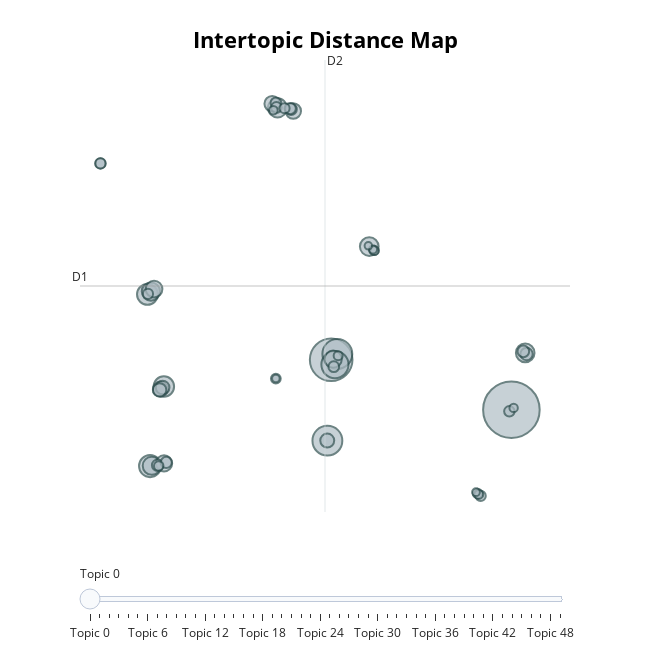

Here is the notebook cell this chart was saved with:
### Code cell
# Topics visualization
topic_model_real.visualize_topics(custom_labels=True)

### Figure 1 — Plotly figure (JSON) as saved in the notebook; plotly's stock layout.template omitted (floating-point values rounded to 4 significant figures; data arrays with more than 128 entries replaced by an {"elided": "..."} marker saying what was removed)
{"data": [{"customdata": {"elided": "50x3 mixed values"}, "hovertemplate": "<b>Topic %{customdata[0]}</b><br>%{customdata[1]}<br>Size: %{customdata[2]}", "legendgroup": "", "marker": {"color": "#B0BEC5", "line": {"color": "DarkSlateGrey", "width": 2}, "size": [905, 513, 253, 252, 209, 138, 123, 118, 104, 99, 98, 95, 93, 84, 79, 75, 68, 68, 63, 55, 53, 51, 43, 38, 37, 37, 36, 35, 33, 33, 32, 31, 31, 30, 29, 29, 29, 27, 26, 25, 25, 23, 23, 21, 20, 20, 19, 17, 16, 16], "sizemode": "area", "sizeref": 0.5656, "symbol": "circle"}, "mode": "markers", "name": "", "orientation": "v", "showlegend": false, "type": "scatter", "x": [18.12, 6.23, 6.636, 5.98, 6.479, -5.716, -5.89, -4.807, 2.69, 8.743, 19.03, -5.661, -5.605, 6.361, -5.455, -4.796, 2.338, 3.729, -5.04, 5.971, -4.889, -5.088, 19.12, 18.91, -5.218, 3.589, 3.526, -4.652, 2.587, 6.401, 2.616, 17.98, -8.991, 16.09, 3.155, -8.991, -5.854, 2.58, 15.89, -5.148, 9.063, 6.691, 15.97, 2.418, 18.27, 9.085, 8.987, 15.78, 2.581, 8.683], "xaxis": "x", "y": [-1.721, 2.389, 2.871, -4.275, 1.994, -6.37, 7.783, 0.1878, 23.14, 11.72, 2.955, 8.012, -6.344, 2.435, 8.218, -6.145, 23.49, 22.89, -0.0445, -4.266, 0.1059, -0.0923, 2.867, 3.079, -6.294, 23.03, 23.09, -6.068, 23.56, 1.818, 23.18, -1.855, 18.57, -8.828, 23.11, 18.57, 7.819, 0.8379, -8.629, -6.361, 11.4, 2.726, -8.704, 22.95, -1.574, 11.38, 11.48, -8.523, 0.8387, 11.78], "yaxis": "y"}], "layout": {"annotations": [{"showarrow": false, "text": "D1", "x": -10.34, "y": 8.468, "yshift": 10}, {"showarrow": false, "text": "D2", "x": 5.823, "xshift": 10, "y": 27.09}], "height": 650, "hoverlabel": {"bgcolor": "white", "font": {"family": "Rockwell", "size": 16}}, "legend": {"itemsizing": "constant", "tracegroupgap": 0}, "margin": {"t": 60}, "shapes": [{"line": {"color": "#CFD8DC", "width": 2}, "type": "line", "x0": 5.823, "x1": 5.823, "y0": -10.15, "y1": 27.09}, {"line": {"color": "#9E9E9E", "width": 2}, "type": "line", "x0": -10.34, "x1": 21.98, "y0": 8.468, "y1": 8.468}], "sliders": [{"active": 0, "pad": {"t": 50}, "steps": [{"args": [{"marker.color": [["red", "#B0BEC5", "#B0BEC5", "#B0BEC5", "#B0BEC5", "#B0BEC5", "#B0BEC5", "#B0BEC5", "#B0BEC5", "#B0BEC5", "#B0BEC5", "#B0BEC5", "#B0BEC5", "#B0BEC5", "#B0BEC5", "#B0BEC5", "#B0BEC5", "#B0BEC5", "#B0BEC5", "#B0BEC5", "#B0BEC5", "#B0BEC5", "#B0BEC5", "#B0BEC5", "#B0BEC5", "#B0BEC5", "#B0BEC5", "#B0BEC5", "#B0BEC5", "#B0BEC5", "#B0BEC5", "#B0BEC5", "#B0BEC5", "#B0BEC5", "#B0BEC5", "#B0BEC5", "#B0BEC5", "#B0BEC5", "#B0BEC5", "#B0BEC5", "#B0BEC5", "#B0BEC5", "#B0BEC5", "#B0BEC5", "#B0BEC5", "#B0BEC5", "#B0BEC5", "#B0BEC5", "#B0BEC5", "#B0BEC5"]]}], "label": "Topic 0", "method": "update"}, {"args": [{"marker.color": [["#B0BEC5", "red", "#B0BEC5", "#B0BEC5", "#B0BEC5", "#B0BEC5", "#B0BEC5", "#B0BEC5", "#B0BEC5", "#B0BEC5", "#B0BEC5", "#B0BEC5", "#B0BEC5", "#B0BEC5", "#B0BEC5", "#B0BEC5", "#B0BEC5", "#B0BEC5", "#B0BEC5", "#B0BEC5", "#B0BEC5", "#B0BEC5", "#B0BEC5", "#B0BEC5", "#B0BEC5", "#B0BEC5", "#B0BEC5", "#B0BEC5", "#B0BEC5", "#B0BEC5", "#B0BEC5", "#B0BEC5", "#B0BEC5", "#B0BEC5", "#B0BEC5", "#B0BEC5", "#B0BEC5", "#B0BEC5", "#B0BEC5", "#B0BEC5", "#B0BEC5", "#B0BEC5", "#B0BEC5", "#B0BEC5", "#B0BEC5", "#B0BEC5", "#B0BEC5", "#B0BEC5", "#B0BEC5", "#B0BEC5"]]}], "label": "Topic 1", "method": "update"}, {"args": [{"marker.color": [["#B0BEC5", "#B0BEC5", "red", "#B0BEC5", "#B0BEC5", "#B0BEC5", "#B0BEC5", "#B0BEC5", "#B0BEC5", "#B0BEC5", "#B0BEC5", "#B0BEC5", "#B0BEC5", "#B0BEC5", "#B0BEC5", "#B0BEC5", "#B0BEC5", "#B0BEC5", "#B0BEC5", "#B0BEC5", "#B0BEC5", "#B0BEC5", "#B0BEC5", "#B0BEC5", "#B0BEC5", "#B0BEC5", "#B0BEC5", "#B0BEC5", "#B0BEC5", "#B0BEC5", "#B0BEC5", "#B0BEC5", "#B0BEC5", "#B0BEC5", "#B0BEC5", "#B0BEC5", "#B0BEC5", "#B0BEC5", "#B0BEC5", "#B0BEC5", "#B0BEC5", "#B0BEC5", "#B0BEC5", "#B0BEC5", "#B0BEC5", "#B0BEC5", "#B0BEC5", "#B0BEC5", "#B0BEC5", "#B0BEC5"]]}], "label": "Topic 2", "method": "update"}, {"args": [{"marker.color": [["#B0BEC5", "#B0BEC5", "#B0BEC5", "red", "#B0BEC5", "#B0BEC5", "#B0BEC5", "#B0BEC5", "#B0BEC5", "#B0BEC5", "#B0BEC5", "#B0BEC5", "#B0BEC5", "#B0BEC5", "#B0BEC5", "#B0BEC5", "#B0BEC5", "#B0BEC5", "#B0BEC5", "#B0BEC5", "#B0BEC5", "#B0BEC5", "#B0BEC5", "#B0BEC5", "#B0BEC5", "#B0BEC5", "#B0BEC5", "#B0BEC5", "#B0BEC5", "#B0BEC5", "#B0BEC5", "#B0BEC5", "#B0BEC5", "#B0BEC5", "#B0BEC5", "#B0BEC5", "#B0BEC5", "#B0BEC5", "#B0BEC5", "#B0BEC5", "#B0BEC5", "#B0BEC5", "#B0BEC5", "#B0BEC5", "#B0BEC5", "#B0BEC5", "#B0BEC5", "#B0BEC5", "#B0BEC5", "#B0BEC5"]]}], "label": "Topic 3", "method": "update"}, {"args": [{"marker.color": [["#B0BEC5", "#B0BEC5", "#B0BEC5", "#B0BEC5", "red", "#B0BEC5", "#B0BEC5", "#B0BEC5", "#B0BEC5", "#B0BEC5", "#B0BEC5", "#B0BEC5", "#B0BEC5", "#B0BEC5", "#B0BEC5", "#B0BEC5", "#B0BEC5", "#B0BEC5", "#B0BEC5", "#B0BEC5", "#B0BEC5", "#B0BEC5", "#B0BEC5", "#B0BEC5", "#B0BEC5", "#B0BEC5", "#B0BEC5", "#B0BEC5", "#B0BEC5", "#B0BEC5", "#B0BEC5", "#B0BEC5", "#B0BEC5", "#B0BEC5", "#B0BEC5", "#B0BEC5", "#B0BEC5", "#B0BEC5", "#B0BEC5", "#B0BEC5", "#B0BEC5", "#B0BEC5", "#B0BEC5", "#B0BEC5", "#B0BEC5", "#B0BEC5", "#B0BEC5", "#B0BEC5", "#B0BEC5", "#B0BEC5"]]}], "label": "Topic 4", "method": "update"}, {"args": [{"marker.color": [["#B0BEC5", "#B0BEC5", "#B0BEC5", "#B0BEC5", "#B0BEC5", "red", "#B0BEC5", "#B0BEC5", "#B0BEC5", "#B0BEC5", "#B0BEC5", "#B0BEC5", "#B0BEC5", "#B0BEC5", "#B0BEC5", "#B0BEC5", "#B0BEC5", "#B0BEC5", "#B0BEC5", "#B0BEC5", "#B0BEC5", "#B0BEC5", "#B0BEC5", "#B0BEC5", "#B0BEC5", "#B0BEC5", "#B0BEC5", "#B0BEC5", "#B0BEC5", "#B0BEC5", "#B0BEC5", "#B0BEC5", "#B0BEC5", "#B0BEC5", "#B0BEC5", "#B0BEC5", "#B0BEC5", "#B0BEC5", "#B0BEC5", "#B0BEC5", "#B0BEC5", "#B0BEC5", "#B0BEC5", "#B0BEC5", "#B0BEC5", "#B0BEC5", "#B0BEC5", "#B0BEC5", "#B0BEC5", "#B0BEC5"]]}], "label": "Topic 5", "method": "update"}, {"args": [{"marker.color": [["#B0BEC5", "#B0BEC5", "#B0BEC5", "#B0BEC5", "#B0BEC5", "#B0BEC5", "red", "#B0BEC5", "#B0BEC5", "#B0BEC5", "#B0BEC5", "#B0BEC5", "#B0BEC5", "#B0BEC5", "#B0BEC5", "#B0BEC5", "#B0BEC5", "#B0BEC5", "#B0BEC5", "#B0BEC5", "#B0BEC5", "#B0BEC5", "#B0BEC5", "#B0BEC5", "#B0BEC5", "#B0BEC5", "#B0BEC5", "#B0BEC5", "#B0BEC5", "#B0BEC5", "#B0BEC5", "#B0BEC5", "#B0BEC5", "#B0BEC5", "#B0BEC5", "#B0BEC5", "#B0BEC5", "#B0BEC5", "#B0BEC5", "#B0BEC5", "#B0BEC5", "#B0BEC5", "#B0BEC5", "#B0BEC5", "#B0BEC5", "#B0BEC5", "#B0BEC5", "#B0BEC5", "#B0BEC5", "#B0BEC5"]]}], "label": "Topic 6", "method": "update"}, {"args": [{"marker.color": [["#B0BEC5", "#B0BEC5", "#B0BEC5", "#B0BEC5", "#B0BEC5", "#B0BEC5", "#B0BEC5", "red", "#B0BEC5", "#B0BEC5", "#B0BEC5", "#B0BEC5", "#B0BEC5", "#B0BEC5", "#B0BEC5", "#B0BEC5", "#B0BEC5", "#B0BEC5", "#B0BEC5", "#B0BEC5", "#B0BEC5", "#B0BEC5", "#B0BEC5", "#B0BEC5", "#B0BEC5", "#B0BEC5", "#B0BEC5", "#B0BEC5", "#B0BEC5", "#B0BEC5", "#B0BEC5", "#B0BEC5", "#B0BEC5", "#B0BEC5", "#B0BEC5", "#B0BEC5", "#B0BEC5", "#B0BEC5", "#B0BEC5", "#B0BEC5", "#B0BEC5", "#B0BEC5", "#B0BEC5", "#B0BEC5", "#B0BEC5", "#B0BEC5", "#B0BEC5", "#B0BEC5", "#B0BEC5", "#B0BEC5"]]}], "label": "Topic 7", "method": "update"}, {"args": [{"marker.color": [["#B0BEC5", "#B0BEC5", "#B0BEC5", "#B0BEC5", "#B0BEC5", "#B0BEC5", "#B0BEC5", "#B0BEC5", "red", "#B0BEC5", "#B0BEC5", "#B0BEC5", "#B0BEC5", "#B0BEC5", "#B0BEC5", "#B0BEC5", "#B0BEC5", "#B0BEC5", "#B0BEC5", "#B0BEC5", "#B0BEC5", "#B0BEC5", "#B0BEC5", "#B0BEC5", "#B0BEC5", "#B0BEC5", "#B0BEC5", "#B0BEC5", "#B0BEC5", "#B0BEC5", "#B0BEC5", "#B0BEC5", "#B0BEC5", "#B0BEC5", "#B0BEC5", "#B0BEC5", "#B0BEC5", "#B0BEC5", "#B0BEC5", "#B0BEC5", "#B0BEC5", "#B0BEC5", "#B0BEC5", "#B0BEC5", "#B0BEC5", "#B0BEC5", "#B0BEC5", "#B0BEC5", "#B0BEC5", "#B0BEC5"]]}], "label": "Topic 8", "method": "update"}, {"args": [{"marker.color": [["#B0BEC5", "#B0BEC5", "#B0BEC5", "#B0BEC5", "#B0BEC5", "#B0BEC5", "#B0BEC5", "#B0BEC5", "#B0BEC5", "red", "#B0BEC5", "#B0BEC5", "#B0BEC5", "#B0BEC5", "#B0BEC5", "#B0BEC5", "#B0BEC5", "#B0BEC5", "#B0BEC5", "#B0BEC5", "#B0BEC5", "#B0BEC5", "#B0BEC5", "#B0BEC5", "#B0BEC5", "#B0BEC5", "#B0BEC5", "#B0BEC5", "#B0BEC5", "#B0BEC5", "#B0BEC5", "#B0BEC5", "#B0BEC5", "#B0BEC5", "#B0BEC5", "#B0BEC5", "#B0BEC5", "#B0BEC5", "#B0BEC5", "#B0BEC5", "#B0BEC5", "#B0BEC5", "#B0BEC5", "#B0BEC5", "#B0BEC5", "#B0BEC5", "#B0BEC5", "#B0BEC5", "#B0BEC5", "#B0BEC5"]]}], "label": "Topic 9", "method": "update"}, {"args": [{"marker.color": [["#B0BEC5", "#B0BEC5", "#B0BEC5", "#B0BEC5", "#B0BEC5", "#B0BEC5", "#B0BEC5", "#B0BEC5", "#B0BEC5", "#B0BEC5", "red", "#B0BEC5", "#B0BEC5", "#B0BEC5", "#B0BEC5", "#B0BEC5", "#B0BEC5", "#B0BEC5", "#B0BEC5", "#B0BEC5", "#B0BEC5", "#B0BEC5", "#B0BEC5", "#B0BEC5", "#B0BEC5", "#B0BEC5", "#B0BEC5", "#B0BEC5", "#B0BEC5", "#B0BEC5", "#B0BEC5", "#B0BEC5", "#B0BEC5", "#B0BEC5", "#B0BEC5", "#B0BEC5", "#B0BEC5", "#B0BEC5", "#B0BEC5", "#B0BEC5", "#B0BEC5", "#B0BEC5", "#B0BEC5", "#B0BEC5", "#B0BEC5", "#B0BEC5", "#B0BEC5", "#B0BEC5", "#B0BEC5", "#B0BEC5"]]}], "label": "Topic 10", "method": "update"}, {"args": [{"marker.color": [["#B0BEC5", "#B0BEC5", "#B0BEC5", "#B0BEC5", "#B0BEC5", "#B0BEC5", "#B0BEC5", "#B0BEC5", "#B0BEC5", "#B0BEC5", "#B0BEC5", "red", "#B0BEC5", "#B0BEC5", "#B0BEC5", "#B0BEC5", "#B0BEC5", "#B0BEC5", "#B0BEC5", "#B0BEC5", "#B0BEC5", "#B0BEC5", "#B0BEC5", "#B0BEC5", "#B0BEC5", "#B0BEC5", "#B0BEC5", "#B0BEC5", "#B0BEC5", "#B0BEC5", "#B0BEC5", "#B0BEC5", "#B0BEC5", "#B0BEC5", "#B0BEC5", "#B0BEC5", "#B0BEC5", "#B0BEC5", "#B0BEC5", "#B0BEC5", "#B0BEC5", "#B0BEC5", "#B0BEC5", "#B0BEC5", "#B0BEC5", "#B0BEC5", "#B0BEC5", "#B0BEC5", "#B0BEC5", "#B0BEC5"]]}], "label": "Topic 11", "method": "update"}, {"args": [{"marker.color": [["#B0BEC5", "#B0BEC5", "#B0BEC5", "#B0BEC5", "#B0BEC5", "#B0BEC5", "#B0BEC5", "#B0BEC5", "#B0BEC5", "#B0BEC5", "#B0BEC5", "#B0BEC5", "red", "#B0BEC5", "#B0BEC5", "#B0BEC5", "#B0BEC5", "#B0BEC5", "#B0BEC5", "#B0BEC5", "#B0BEC5", "#B0BEC5", "#B0BEC5", "#B0BEC5", "#B0BEC5", "#B0BEC5", "#B0BEC5", "#B0BEC5", "#B0BEC5", "#B0BEC5", "#B0BEC5", "#B0BEC5", "#B0BEC5", "#B0BEC5", "#B0BEC5", "#B0BEC5", "#B0BEC5", "#B0BEC5", "#B0BEC5", "#B0BEC5", "#B0BEC5", "#B0BEC5", "#B0BEC5", "#B0BEC5", "#B0BEC5", "#B0BEC5", "#B0BEC5", "#B0BEC5", "#B0BEC5", "#B0BEC5"]]}], "label": "Topic 12", "method": "update"}, {"args": [{"marker.color": [["#B0BEC5", "#B0BEC5", "#B0BEC5", "#B0BEC5", "#B0BEC5", "#B0BEC5", "#B0BEC5", "#B0BEC5", "#B0BEC5", "#B0BEC5", "#B0BEC5", "#B0BEC5", "#B0BEC5", "red", "#B0BEC5", "#B0BEC5", "#B0BEC5", "#B0BEC5", "#B0BEC5", "#B0BEC5", "#B0BEC5", "#B0BEC5", "#B0BEC5", "#B0BEC5", "#B0BEC5", "#B0BEC5", "#B0BEC5", "#B0BEC5", "#B0BEC5", "#B0BEC5", "#B0BEC5", "#B0BEC5", "#B0BEC5", "#B0BEC5", "#B0BEC5", "#B0BEC5", "#B0BEC5", "#B0BEC5", "#B0BEC5", "#B0BEC5", "#B0BEC5", "#B0BEC5", "#B0BEC5", "#B0BEC5", "#B0BEC5", "#B0BEC5", "#B0BEC5", "#B0BEC5", "#B0BEC5", "#B0BEC5"]]}], "label": "Topic 13", "method": "update"}, {"args": [{"marker.color": [["#B0BEC5", "#B0BEC5", "#B0BEC5", "#B0BEC5", "#B0BEC5", "#B0BEC5", "#B0BEC5", "#B0BEC5", "#B0BEC5", "#B0BEC5", "#B0BEC5", "#B0BEC5", "#B0BEC5", "#B0BEC5", "red", "#B0BEC5", "#B0BEC5", "#B0BEC5", "#B0BEC5", "#B0BEC5", "#B0BEC5", "#B0BEC5", "#B0BEC5", "#B0BEC5", "#B0BEC5", "#B0BEC5", "#B0BEC5", "#B0BEC5", "#B0BEC5", "#B0BEC5", "#B0BEC5", "#B0BEC5", "#B0BEC5", "#B0BEC5", "#B0BEC5", "#B0BEC5", "#B0BEC5", "#B0BEC5", "#B0BEC5", "#B0BEC5", "#B0BEC5", "#B0BEC5", "#B0BEC5", "#B0BEC5", "#B0BEC5", "#B0BEC5", "#B0BEC5", "#B0BEC5", "#B0BEC5", "#B0BEC5"]]}], "label": "Topic 14", "method": "update"}, {"args": [{"marker.color": [["#B0BEC5", "#B0BEC5", "#B0BEC5", "#B0BEC5", "#B0BEC5", "#B0BEC5", "#B0BEC5", "#B0BEC5", "#B0BEC5", "#B0BEC5", "#B0BEC5", "#B0BEC5", "#B0BEC5", "#B0BEC5", "#B0BEC5", "red", "#B0BEC5", "#B0BEC5", "#B0BEC5", "#B0BEC5", "#B0BEC5", "#B0BEC5", "#B0BEC5", "#B0BEC5", "#B0BEC5", "#B0BEC5", "#B0BEC5", "#B0BEC5", "#B0BEC5", "#B0BEC5", "#B0BEC5", "#B0BEC5", "#B0BEC5", "#B0BEC5", "#B0BEC5", "#B0BEC5", "#B0BEC5", "#B0BEC5", "#B0BEC5", "#B0BEC5", "#B0BEC5", "#B0BEC5", "#B0BEC5", "#B0BEC5", "#B0BEC5", "#B0BEC5", "#B0BEC5", "#B0BEC5", "#B0BEC5", "#B0BEC5"]]}], "label": "Topic 15", "method": "update"}, {"args": [{"marker.color": [["#B0BEC5", "#B0BEC5", "#B0BEC5", "#B0BEC5", "#B0BEC5", "#B0BEC5", "#B0BEC5", "#B0BEC5", "#B0BEC5", "#B0BEC5", "#B0BEC5", "#B0BEC5", "#B0BEC5", "#B0BEC5", "#B0BEC5", "#B0BEC5", "red", "#B0BEC5", "#B0BEC5", "#B0BEC5", "#B0BEC5", "#B0BEC5", "#B0BEC5", "#B0BEC5", "#B0BEC5", "#B0BEC5", "#B0BEC5", "#B0BEC5", "#B0BEC5", "#B0BEC5", "#B0BEC5", "#B0BEC5", "#B0BEC5", "#B0BEC5", "#B0BEC5", "#B0BEC5", "#B0BEC5", "#B0BEC5", "#B0BEC5", "#B0BEC5", "#B0BEC5", "#B0BEC5", "#B0BEC5", "#B0BEC5", "#B0BEC5", "#B0BEC5", "#B0BEC5", "#B0BEC5", "#B0BEC5", "#B0BEC5"]]}], "label": "Topic 16", "method": "update"}, {"args": [{"marker.color": [["#B0BEC5", "#B0BEC5", "#B0BEC5", "#B0BEC5", "#B0BEC5", "#B0BEC5", "#B0BEC5", "#B0BEC5", "#B0BEC5", "#B0BEC5", "#B0BEC5", "#B0BEC5", "#B0BEC5", "#B0BEC5", "#B0BEC5", "#B0BEC5", "#B0BEC5", "red", "#B0BEC5", "#B0BEC5", "#B0BEC5", "#B0BEC5", "#B0BEC5", "#B0BEC5", "#B0BEC5", "#B0BEC5", "#B0BEC5", "#B0BEC5", "#B0BEC5", "#B0BEC5", "#B0BEC5", "#B0BEC5", "#B0BEC5", "#B0BEC5", "#B0BEC5", "#B0BEC5", "#B0BEC5", "#B0BEC5", "#B0BEC5", "#B0BEC5", "#B0BEC5", "#B0BEC5", "#B0BEC5", "#B0BEC5", "#B0BEC5", "#B0BEC5", "#B0BEC5", "#B0BEC5", "#B0BEC5", "#B0BEC5"]]}], "label": "Topic 17", "method": "update"}, {"args": [{"marker.color": [["#B0BEC5", "#B0BEC5", "#B0BEC5", "#B0BEC5", "#B0BEC5", "#B0BEC5", "#B0BEC5", "#B0BEC5", "#B0BEC5", "#B0BEC5", "#B0BEC5", "#B0BEC5", "#B0BEC5", "#B0BEC5", "#B0BEC5", "#B0BEC5", "#B0BEC5", "#B0BEC5", "red", "#B0BEC5", "#B0BEC5", "#B0BEC5", "#B0BEC5", "#B0BEC5", "#B0BEC5", "#B0BEC5", "#B0BEC5", "#B0BEC5", "#B0BEC5", "#B0BEC5", "#B0BEC5", "#B0BEC5", "#B0BEC5", "#B0BEC5", "#B0BEC5", "#B0BEC5", "#B0BEC5", "#B0BEC5", "#B0BEC5", "#B0BEC5", "#B0BEC5", "#B0BEC5", "#B0BEC5", "#B0BEC5", "#B0BEC5", "#B0BEC5", "#B0BEC5", "#B0BEC5", "#B0BEC5", "#B0BEC5"]]}], "label": "Topic 18", "method": "update"}, {"args": [{"marker.color": [["#B0BEC5", "#B0BEC5", "#B0BEC5", "#B0BEC5", "#B0BEC5", "#B0BEC5", "#B0BEC5", "#B0BEC5", "#B0BEC5", "#B0BEC5", "#B0BEC5", "#B0BEC5", "#B0BEC5", "#B0BEC5", "#B0BEC5", "#B0BEC5", "#B0BEC5", "#B0BEC5", "#B0BEC5", "red", "#B0BEC5", "#B0BEC5", "#B0BEC5", "#B0BEC5", "#B0BEC5", "#B0BEC5", "#B0BEC5", "#B0BEC5", "#B0BEC5", "#B0BEC5", "#B0BEC5", "#B0BEC5", "#B0BEC5", "#B0BEC5", "#B0BEC5", "#B0BEC5", "#B0BEC5", "#B0BEC5", "#B0BEC5", "#B0BEC5", "#B0BEC5", "#B0BEC5", "#B0BEC5", "#B0BEC5", "#B0BEC5", "#B0BEC5", "#B0BEC5", "#B0BEC5", "#B0BEC5", "#B0BEC5"]]}], "label": "Topic 19", "method": "update"}, {"args": [{"marker.color": [["#B0BEC5", "#B0BEC5", "#B0BEC5", "#B0BEC5", "#B0BEC5", "#B0BEC5", "#B0BEC5", "#B0BEC5", "#B0BEC5", "#B0BEC5", "#B0BEC5", "#B0BEC5", "#B0BEC5", "#B0BEC5", "#B0BEC5", "#B0BEC5", "#B0BEC5", "#B0BEC5", "#B0BEC5", "#B0BEC5", "red", "#B0BEC5", "#B0BEC5", "#B0BEC5", "#B0BEC5", "#B0BEC5", "#B0BEC5", "#B0BEC5", "#B0BEC5", "#B0BEC5", "#B0BEC5", "#B0BEC5", "#B0BEC5", "#B0BEC5", "#B0BEC5", "#B0BEC5", "#B0BEC5", "#B0BEC5", "#B0BEC5", "#B0BEC5", "#B0BEC5", "#B0BEC5", "#B0BEC5", "#B0BEC5", "#B0BEC5", "#B0BEC5", "#B0BEC5", "#B0BEC5", "#B0BEC5", "#B0BEC5"]]}], "label": "Topic 20", "method": "update"}, {"args": [{"marker.color": [["#B0BEC5", "#B0BEC5", "#B0BEC5", "#B0BEC5", "#B0BEC5", "#B0BEC5", "#B0BEC5", "#B0BEC5", "#B0BEC5", "#B0BEC5", "#B0BEC5", "#B0BEC5", "#B0BEC5", "#B0BEC5", "#B0BEC5", "#B0BEC5", "#B0BEC5", "#B0BEC5", "#B0BEC5", "#B0BEC5", "#B0BEC5", "red", "#B0BEC5", "#B0BEC5", "#B0BEC5", "#B0BEC5", "#B0BEC5", "#B0BEC5", "#B0BEC5", "#B0BEC5", "#B0BEC5", "#B0BEC5", "#B0BEC5", "#B0BEC5", "#B0BEC5", "#B0BEC5", "#B0BEC5", "#B0BEC5", "#B0BEC5", "#B0BEC5", "#B0BEC5", "#B0BEC5", "#B0BEC5", "#B0BEC5", "#B0BEC5", "#B0BEC5", "#B0BEC5", "#B0BEC5", "#B0BEC5", "#B0BEC5"]]}], "label": "Topic 21", "method": "update"}, {"args": [{"marker.color": [["#B0BEC5", "#B0BEC5", "#B0BEC5", "#B0BEC5", "#B0BEC5", "#B0BEC5", "#B0BEC5", "#B0BEC5", "#B0BEC5", "#B0BEC5", "#B0BEC5", "#B0BEC5", "#B0BEC5", "#B0BEC5", "#B0BEC5", "#B0BEC5", "#B0BEC5", "#B0BEC5", "#B0BEC5", "#B0BEC5", "#B0BEC5", "#B0BEC5", "red", "#B0BEC5", "#B0BEC5", "#B0BEC5", "#B0BEC5", "#B0BEC5", "#B0BEC5", "#B0BEC5", "#B0BEC5", "#B0BEC5", "#B0BEC5", "#B0BEC5", "#B0BEC5", "#B0BEC5", "#B0BEC5", "#B0BEC5", "#B0BEC5", "#B0BEC5", "#B0BEC5", "#B0BEC5", "#B0BEC5", "#B0BEC5", "#B0BEC5", "#B0BEC5", "#B0BEC5", "#B0BEC5", "#B0BEC5", "#B0BEC5"]]}], "label": "Topic 22", "method": "update"}, {"args": [{"marker.color": [["#B0BEC5", "#B0BEC5", "#B0BEC5", "#B0BEC5", "#B0BEC5", "#B0BEC5", "#B0BEC5", "#B0BEC5", "#B0BEC5", "#B0BEC5", "#B0BEC5", "#B0BEC5", "#B0BEC5", "#B0BEC5", "#B0BEC5", "#B0BEC5", "#B0BEC5", "#B0BEC5", "#B0BEC5", "#B0BEC5", "#B0BEC5", "#B0BEC5", "#B0BEC5", "red", "#B0BEC5", "#B0BEC5", "#B0BEC5", "#B0BEC5", "#B0BEC5", "#B0BEC5", "#B0BEC5", "#B0BEC5", "#B0BEC5", "#B0BEC5", "#B0BEC5", "#B0BEC5", "#B0BEC5", "#B0BEC5", "#B0BEC5", "#B0BEC5", "#B0BEC5", "#B0BEC5", "#B0BEC5", "#B0BEC5", "#B0BEC5", "#B0BEC5", "#B0BEC5", "#B0BEC5", "#B0BEC5", "#B0BEC5"]]}], "label": "Topic 23", "method": "update"}, {"args": [{"marker.color": [["#B0BEC5", "#B0BEC5", "#B0BEC5", "#B0BEC5", "#B0BEC5", "#B0BEC5", "#B0BEC5", "#B0BEC5", "#B0BEC5", "#B0BEC5", "#B0BEC5", "#B0BEC5", "#B0BEC5", "#B0BEC5", "#B0BEC5", "#B0BEC5", "#B0BEC5", "#B0BEC5", "#B0BEC5", "#B0BEC5", "#B0BEC5", "#B0BEC5", "#B0BEC5", "#B0BEC5", "red", "#B0BEC5", "#B0BEC5", "#B0BEC5", "#B0BEC5", "#B0BEC5", "#B0BEC5", "#B0BEC5", "#B0BEC5", "#B0BEC5", "#B0BEC5", "#B0BEC5", "#B0BEC5", "#B0BEC5", "#B0BEC5", "#B0BEC5", "#B0BEC5", "#B0BEC5", "#B0BEC5", "#B0BEC5", "#B0BEC5", "#B0BEC5", "#B0BEC5", "#B0BEC5", "#B0BEC5", "#B0BEC5"]]}], "label": "Topic 24", "method": "update"}, {"args": [{"marker.color": [["#B0BEC5", "#B0BEC5", "#B0BEC5", "#B0BEC5", "#B0BEC5", "#B0BEC5", "#B0BEC5", "#B0BEC5", "#B0BEC5", "#B0BEC5", "#B0BEC5", "#B0BEC5", "#B0BEC5", "#B0BEC5", "#B0BEC5", "#B0BEC5", "#B0BEC5", "#B0BEC5", "#B0BEC5", "#B0BEC5", "#B0BEC5", "#B0BEC5", "#B0BEC5", "#B0BEC5", "#B0BEC5", "red", "#B0BEC5", "#B0BEC5", "#B0BEC5", "#B0BEC5", "#B0BEC5", "#B0BEC5", "#B0BEC5", "#B0BEC5", "#B0BEC5", "#B0BEC5", "#B0BEC5", "#B0BEC5", "#B0BEC5", "#B0BEC5", "#B0BEC5", "#B0BEC5", "#B0BEC5", "#B0BEC5", "#B0BEC5", "#B0BEC5", "#B0BEC5", "#B0BEC5", "#B0BEC5", "#B0BEC5"]]}], "label": "Topic 25", "method": "update"}, {"args": [{"marker.color": [["#B0BEC5", "#B0BEC5", "#B0BEC5", "#B0BEC5", "#B0BEC5", "#B0BEC5", "#B0BEC5", "#B0BEC5", "#B0BEC5", "#B0BEC5", "#B0BEC5", "#B0BEC5", "#B0BEC5", "#B0BEC5", "#B0BEC5", "#B0BEC5", "#B0BEC5", "#B0BEC5", "#B0BEC5", "#B0BEC5", "#B0BEC5", "#B0BEC5", "#B0BEC5", "#B0BEC5", "#B0BEC5", "#B0BEC5", "red", "#B0BEC5", "#B0BEC5", "#B0BEC5", "#B0BEC5", "#B0BEC5", "#B0BEC5", "#B0BEC5", "#B0BEC5", "#B0BEC5", "#B0BEC5", "#B0BEC5", "#B0BEC5", "#B0BEC5", "#B0BEC5", "#B0BEC5", "#B0BEC5", "#B0BEC5", "#B0BEC5", "#B0BEC5", "#B0BEC5", "#B0BEC5", "#B0BEC5", "#B0BEC5"]]}], "label": "Topic 26", "method": "update"}, {"args": [{"marker.color": [["#B0BEC5", "#B0BEC5", "#B0BEC5", "#B0BEC5", "#B0BEC5", "#B0BEC5", "#B0BEC5", "#B0BEC5", "#B0BEC5", "#B0BEC5", "#B0BEC5", "#B0BEC5", "#B0BEC5", "#B0BEC5", "#B0BEC5", "#B0BEC5", "#B0BEC5", "#B0BEC5", "#B0BEC5", "#B0BEC5", "#B0BEC5", "#B0BEC5", "#B0BEC5", "#B0BEC5", "#B0BEC5", "#B0BEC5", "#B0BEC5", "red", "#B0BEC5", "#B0BEC5", "#B0BEC5", "#B0BEC5", "#B0BEC5", "#B0BEC5", "#B0BEC5", "#B0BEC5", "#B0BEC5", "#B0BEC5", "#B0BEC5", "#B0BEC5", "#B0BEC5", "#B0BEC5", "#B0BEC5", "#B0BEC5", "#B0BEC5", "#B0BEC5", "#B0BEC5", "#B0BEC5", "#B0BEC5", "#B0BEC5"]]}], "label": "Topic 27", "method": "update"}, {"args": [{"marker.color": [["#B0BEC5", "#B0BEC5", "#B0BEC5", "#B0BEC5", "#B0BEC5", "#B0BEC5", "#B0BEC5", "#B0BEC5", "#B0BEC5", "#B0BEC5", "#B0BEC5", "#B0BEC5", "#B0BEC5", "#B0BEC5", "#B0BEC5", "#B0BEC5", "#B0BEC5", "#B0BEC5", "#B0BEC5", "#B0BEC5", "#B0BEC5", "#B0BEC5", "#B0BEC5", "#B0BEC5", "#B0BEC5", "#B0BEC5", "#B0BEC5", "#B0BEC5", "red", "#B0BEC5", "#B0BEC5", "#B0BEC5", "#B0BEC5", "#B0BEC5", "#B0BEC5", "#B0BEC5", "#B0BEC5", "#B0BEC5", "#B0BEC5", "#B0BEC5", "#B0BEC5", "#B0BEC5", "#B0BEC5", "#B0BEC5", "#B0BEC5", "#B0BEC5", "#B0BEC5", "#B0BEC5", "#B0BEC5", "#B0BEC5"]]}], "label": "Topic 28", "method": "update"}, {"args": [{"marker.color": [["#B0BEC5", "#B0BEC5", "#B0BEC5", "#B0BEC5", "#B0BEC5", "#B0BEC5", "#B0BEC5", "#B0BEC5", "#B0BEC5", "#B0BEC5", "#B0BEC5", "#B0BEC5", "#B0BEC5", "#B0BEC5", "#B0BEC5", "#B0BEC5", "#B0BEC5", "#B0BEC5", "#B0BEC5", "#B0BEC5", "#B0BEC5", "#B0BEC5", "#B0BEC5", "#B0BEC5", "#B0BEC5", "#B0BEC5", "#B0BEC5", "#B0BEC5", "#B0BEC5", "red", "#B0BEC5", "#B0BEC5", "#B0BEC5", "#B0BEC5", "#B0BEC5", "#B0BEC5", "#B0BEC5", "#B0BEC5", "#B0BEC5", "#B0BEC5", "#B0BEC5", "#B0BEC5", "#B0BEC5", "#B0BEC5", "#B0BEC5", "#B0BEC5", "#B0BEC5", "#B0BEC5", "#B0BEC5", "#B0BEC5"]]}], "label": "Topic 29", "method": "update"}, {"args": [{"marker.color": [["#B0BEC5", "#B0BEC5", "#B0BEC5", "#B0BEC5", "#B0BEC5", "#B0BEC5", "#B0BEC5", "#B0BEC5", "#B0BEC5", "#B0BEC5", "#B0BEC5", "#B0BEC5", "#B0BEC5", "#B0BEC5", "#B0BEC5", "#B0BEC5", "#B0BEC5", "#B0BEC5", "#B0BEC5", "#B0BEC5", "#B0BEC5", "#B0BEC5", "#B0BEC5", "#B0BEC5", "#B0BEC5", "#B0BEC5", "#B0BEC5", "#B0BEC5", "#B0BEC5", "#B0BEC5", "red", "#B0BEC5", "#B0BEC5", "#B0BEC5", "#B0BEC5", "#B0BEC5", "#B0BEC5", "#B0BEC5", "#B0BEC5", "#B0BEC5", "#B0BEC5", "#B0BEC5", "#B0BEC5", "#B0BEC5", "#B0BEC5", "#B0BEC5", "#B0BEC5", "#B0BEC5", "#B0BEC5", "#B0BEC5"]]}], "label": "Topic 30", "method": "update"}, {"args": [{"marker.color": [["#B0BEC5", "#B0BEC5", "#B0BEC5", "#B0BEC5", "#B0BEC5", "#B0BEC5", "#B0BEC5", "#B0BEC5", "#B0BEC5", "#B0BEC5", "#B0BEC5", "#B0BEC5", "#B0BEC5", "#B0BEC5", "#B0BEC5", "#B0BEC5", "#B0BEC5", "#B0BEC5", "#B0BEC5", "#B0BEC5", "#B0BEC5", "#B0BEC5", "#B0BEC5", "#B0BEC5", "#B0BEC5", "#B0BEC5", "#B0BEC5", "#B0BEC5", "#B0BEC5", "#B0BEC5", "#B0BEC5", "red", "#B0BEC5", "#B0BEC5", "#B0BEC5", "#B0BEC5", "#B0BEC5", "#B0BEC5", "#B0BEC5", "#B0BEC5", "#B0BEC5", "#B0BEC5", "#B0BEC5", "#B0BEC5", "#B0BEC5", "#B0BEC5", "#B0BEC5", "#B0BEC5", "#B0BEC5", "#B0BEC5"]]}], "label": "Topic 31", "method": "update"}, {"args": [{"marker.color": [["#B0BEC5", "#B0BEC5", "#B0BEC5", "#B0BEC5", "#B0BEC5", "#B0BEC5", "#B0BEC5", "#B0BEC5", "#B0BEC5", "#B0BEC5", "#B0BEC5", "#B0BEC5", "#B0BEC5", "#B0BEC5", "#B0BEC5", "#B0BEC5", "#B0BEC5", "#B0BEC5", "#B0BEC5", "#B0BEC5", "#B0BEC5", "#B0BEC5", "#B0BEC5", "#B0BEC5", "#B0BEC5", "#B0BEC5", "#B0BEC5", "#B0BEC5", "#B0BEC5", "#B0BEC5", "#B0BEC5", "#B0BEC5", "red", "#B0BEC5", "#B0BEC5", "#B0BEC5", "#B0BEC5", "#B0BEC5", "#B0BEC5", "#B0BEC5", "#B0BEC5", "#B0BEC5", "#B0BEC5", "#B0BEC5", "#B0BEC5", "#B0BEC5", "#B0BEC5", "#B0BEC5", "#B0BEC5", "#B0BEC5"]]}], "label": "Topic 32", "method": "update"}, {"args": [{"marker.color": [["#B0BEC5", "#B0BEC5", "#B0BEC5", "#B0BEC5", "#B0BEC5", "#B0BEC5", "#B0BEC5", "#B0BEC5", "#B0BEC5", "#B0BEC5", "#B0BEC5", "#B0BEC5", "#B0BEC5", "#B0BEC5", "#B0BEC5", "#B0BEC5", "#B0BEC5", "#B0BEC5", "#B0BEC5", "#B0BEC5", "#B0BEC5", "#B0BEC5", "#B0BEC5", "#B0BEC5", "#B0BEC5", "#B0BEC5", "#B0BEC5", "#B0BEC5", "#B0BEC5", "#B0BEC5", "#B0BEC5", "#B0BEC5", "#B0BEC5", "red", "#B0BEC5", "#B0BEC5", "#B0BEC5", "#B0BEC5", "#B0BEC5", "#B0BEC5", "#B0BEC5", "#B0BEC5", "#B0BEC5", "#B0BEC5", "#B0BEC5", "#B0BEC5", "#B0BEC5", "#B0BEC5", "#B0BEC5", "#B0BEC5"]]}], "label": "Topic 33", "method": "update"}, {"args": [{"marker.color": [["#B0BEC5", "#B0BEC5", "#B0BEC5", "#B0BEC5", "#B0BEC5", "#B0BEC5", "#B0BEC5", "#B0BEC5", "#B0BEC5", "#B0BEC5", "#B0BEC5", "#B0BEC5", "#B0BEC5", "#B0BEC5", "#B0BEC5", "#B0BEC5", "#B0BEC5", "#B0BEC5", "#B0BEC5", "#B0BEC5", "#B0BEC5", "#B0BEC5", "#B0BEC5", "#B0BEC5", "#B0BEC5", "#B0BEC5", "#B0BEC5", "#B0BEC5", "#B0BEC5", "#B0BEC5", "#B0BEC5", "#B0BEC5", "#B0BEC5", "#B0BEC5", "red", "#B0BEC5", "#B0BEC5", "#B0BEC5", "#B0BEC5", "#B0BEC5", "#B0BEC5", "#B0BEC5", "#B0BEC5", "#B0BEC5", "#B0BEC5", "#B0BEC5", "#B0BEC5", "#B0BEC5", "#B0BEC5", "#B0BEC5"]]}], "label": "Topic 34", "method": "update"}, {"args": [{"marker.color": [["#B0BEC5", "#B0BEC5", "#B0BEC5", "#B0BEC5", "#B0BEC5", "#B0BEC5", "#B0BEC5", "#B0BEC5", "#B0BEC5", "#B0BEC5", "#B0BEC5", "#B0BEC5", "#B0BEC5", "#B0BEC5", "#B0BEC5", "#B0BEC5", "#B0BEC5", "#B0BEC5", "#B0BEC5", "#B0BEC5", "#B0BEC5", "#B0BEC5", "#B0BEC5", "#B0BEC5", "#B0BEC5", "#B0BEC5", "#B0BEC5", "#B0BEC5", "#B0BEC5", "#B0BEC5", "#B0BEC5", "#B0BEC5", "#B0BEC5", "#B0BEC5", "#B0BEC5", "red", "#B0BEC5", "#B0BEC5", "#B0BEC5", "#B0BEC5", "#B0BEC5", "#B0BEC5", "#B0BEC5", "#B0BEC5", "#B0BEC5", "#B0BEC5", "#B0BEC5", "#B0BEC5", "#B0BEC5", "#B0BEC5"]]}], "label": "Topic 35", "method": "update"}, {"args": [{"marker.color": [["#B0BEC5", "#B0BEC5", "#B0BEC5", "#B0BEC5", "#B0BEC5", "#B0BEC5", "#B0BEC5", "#B0BEC5", "#B0BEC5", "#B0BEC5", "#B0BEC5", "#B0BEC5", "#B0BEC5", "#B0BEC5", "#B0BEC5", "#B0BEC5", "#B0BEC5", "#B0BEC5", "#B0BEC5", "#B0BEC5", "#B0BEC5", "#B0BEC5", "#B0BEC5", "#B0BEC5", "#B0BEC5", "#B0BEC5", "#B0BEC5", "#B0BEC5", "#B0BEC5", "#B0BEC5", "#B0BEC5", "#B0BEC5", "#B0BEC5", "#B0BEC5", "#B0BEC5", "#B0BEC5", "red", "#B0BEC5", "#B0BEC5", "#B0BEC5", "#B0BEC5", "#B0BEC5", "#B0BEC5", "#B0BEC5", "#B0BEC5", "#B0BEC5", "#B0BEC5", "#B0BEC5", "#B0BEC5", "#B0BEC5"]]}], "label": "Topic 36", "method": "update"}, {"args": [{"marker.color": [["#B0BEC5", "#B0BEC5", "#B0BEC5", "#B0BEC5", "#B0BEC5", "#B0BEC5", "#B0BEC5", "#B0BEC5", "#B0BEC5", "#B0BEC5", "#B0BEC5", "#B0BEC5", "#B0BEC5", "#B0BEC5", "#B0BEC5", "#B0BEC5", "#B0BEC5", "#B0BEC5", "#B0BEC5", "#B0BEC5", "#B0BEC5", "#B0BEC5", "#B0BEC5", "#B0BEC5", "#B0BEC5", "#B0BEC5", "#B0BEC5", "#B0BEC5", "#B0BEC5", "#B0BEC5", "#B0BEC5", "#B0BEC5", "#B0BEC5", "#B0BEC5", "#B0BEC5", "#B0BEC5", "#B0BEC5", "red", "#B0BEC5", "#B0BEC5", "#B0BEC5", "#B0BEC5", "#B0BEC5", "#B0BEC5", "#B0BEC5", "#B0BEC5", "#B0BEC5", "#B0BEC5", "#B0BEC5", "#B0BEC5"]]}], "label": "Topic 37", "method": "update"}, {"args": [{"marker.color": [["#B0BEC5", "#B0BEC5", "#B0BEC5", "#B0BEC5", "#B0BEC5", "#B0BEC5", "#B0BEC5", "#B0BEC5", "#B0BEC5", "#B0BEC5", "#B0BEC5", "#B0BEC5", "#B0BEC5", "#B0BEC5", "#B0BEC5", "#B0BEC5", "#B0BEC5", "#B0BEC5", "#B0BEC5", "#B0BEC5", "#B0BEC5", "#B0BEC5", "#B0BEC5", "#B0BEC5", "#B0BEC5", "#B0BEC5", "#B0BEC5", "#B0BEC5", "#B0BEC5", "#B0BEC5", "#B0BEC5", "#B0BEC5", "#B0BEC5", "#B0BEC5", "#B0BEC5", "#B0BEC5", "#B0BEC5", "#B0BEC5", "red", "#B0BEC5", "#B0BEC5", "#B0BEC5", "#B0BEC5", "#B0BEC5", "#B0BEC5", "#B0BEC5", "#B0BEC5", "#B0BEC5", "#B0BEC5", "#B0BEC5"]]}], "label": "Topic 38", "method": "update"}, {"args": [{"marker.color": [["#B0BEC5", "#B0BEC5", "#B0BEC5", "#B0BEC5", "#B0BEC5", "#B0BEC5", "#B0BEC5", "#B0BEC5", "#B0BEC5", "#B0BEC5", "#B0BEC5", "#B0BEC5", "#B0BEC5", "#B0BEC5", "#B0BEC5", "#B0BEC5", "#B0BEC5", "#B0BEC5", "#B0BEC5", "#B0BEC5", "#B0BEC5", "#B0BEC5", "#B0BEC5", "#B0BEC5", "#B0BEC5", "#B0BEC5", "#B0BEC5", "#B0BEC5", "#B0BEC5", "#B0BEC5", "#B0BEC5", "#B0BEC5", "#B0BEC5", "#B0BEC5", "#B0BEC5", "#B0BEC5", "#B0BEC5", "#B0BEC5", "#B0BEC5", "red", "#B0BEC5", "#B0BEC5", "#B0BEC5", "#B0BEC5", "#B0BEC5", "#B0BEC5", "#B0BEC5", "#B0BEC5", "#B0BEC5", "#B0BEC5"]]}], "label": "Topic 39", "method": "update"}, {"args": [{"marker.color": [["#B0BEC5", "#B0BEC5", "#B0BEC5", "#B0BEC5", "#B0BEC5", "#B0BEC5", "#B0BEC5", "#B0BEC5", "#B0BEC5", "#B0BEC5", "#B0BEC5", "#B0BEC5", "#B0BEC5", "#B0BEC5", "#B0BEC5", "#B0BEC5", "#B0BEC5", "#B0BEC5", "#B0BEC5", "#B0BEC5", "#B0BEC5", "#B0BEC5", "#B0BEC5", "#B0BEC5", "#B0BEC5", "#B0BEC5", "#B0BEC5", "#B0BEC5", "#B0BEC5", "#B0BEC5", "#B0BEC5", "#B0BEC5", "#B0BEC5", "#B0BEC5", "#B0BEC5", "#B0BEC5", "#B0BEC5", "#B0BEC5", "#B0BEC5", "#B0BEC5", "red", "#B0BEC5", "#B0BEC5", "#B0BEC5", "#B0BEC5", "#B0BEC5", "#B0BEC5", "#B0BEC5", "#B0BEC5", "#B0BEC5"]]}], "label": "Topic 40", "method": "update"}, {"args": [{"marker.color": [["#B0BEC5", "#B0BEC5", "#B0BEC5", "#B0BEC5", "#B0BEC5", "#B0BEC5", "#B0BEC5", "#B0BEC5", "#B0BEC5", "#B0BEC5", "#B0BEC5", "#B0BEC5", "#B0BEC5", "#B0BEC5", "#B0BEC5", "#B0BEC5", "#B0BEC5", "#B0BEC5", "#B0BEC5", "#B0BEC5", "#B0BEC5", "#B0BEC5", "#B0BEC5", "#B0BEC5", "#B0BEC5", "#B0BEC5", "#B0BEC5", "#B0BEC5", "#B0BEC5", "#B0BEC5", "#B0BEC5", "#B0BEC5", "#B0BEC5", "#B0BEC5", "#B0BEC5", "#B0BEC5", "#B0BEC5", "#B0BEC5", "#B0BEC5", "#B0BEC5", "#B0BEC5", "red", "#B0BEC5", "#B0BEC5", "#B0BEC5", "#B0BEC5", "#B0BEC5", "#B0BEC5", "#B0BEC5", "#B0BEC5"]]}], "label": "Topic 41", "method": "update"}, {"args": [{"marker.color": [["#B0BEC5", "#B0BEC5", "#B0BEC5", "#B0BEC5", "#B0BEC5", "#B0BEC5", "#B0BEC5", "#B0BEC5", "#B0BEC5", "#B0BEC5", "#B0BEC5", "#B0BEC5", "#B0BEC5", "#B0BEC5", "#B0BEC5", "#B0BEC5", "#B0BEC5", "#B0BEC5", "#B0BEC5", "#B0BEC5", "#B0BEC5", "#B0BEC5", "#B0BEC5", "#B0BEC5", "#B0BEC5", "#B0BEC5", "#B0BEC5", "#B0BEC5", "#B0BEC5", "#B0BEC5", "#B0BEC5", "#B0BEC5", "#B0BEC5", "#B0BEC5", "#B0BEC5", "#B0BEC5", "#B0BEC5", "#B0BEC5", "#B0BEC5", "#B0BEC5", "#B0BEC5", "#B0BEC5", "red", "#B0BEC5", "#B0BEC5", "#B0BEC5", "#B0BEC5", "#B0BEC5", "#B0BEC5", "#B0BEC5"]]}], "label": "Topic 42", "method": "update"}, {"args": [{"marker.color": [["#B0BEC5", "#B0BEC5", "#B0BEC5", "#B0BEC5", "#B0BEC5", "#B0BEC5", "#B0BEC5", "#B0BEC5", "#B0BEC5", "#B0BEC5", "#B0BEC5", "#B0BEC5", "#B0BEC5", "#B0BEC5", "#B0BEC5", "#B0BEC5", "#B0BEC5", "#B0BEC5", "#B0BEC5", "#B0BEC5", "#B0BEC5", "#B0BEC5", "#B0BEC5", "#B0BEC5", "#B0BEC5", "#B0BEC5", "#B0BEC5", "#B0BEC5", "#B0BEC5", "#B0BEC5", "#B0BEC5", "#B0BEC5", "#B0BEC5", "#B0BEC5", "#B0BEC5", "#B0BEC5", "#B0BEC5", "#B0BEC5", "#B0BEC5", "#B0BEC5", "#B0BEC5", "#B0BEC5", "#B0BEC5", "red", "#B0BEC5", "#B0BEC5", "#B0BEC5", "#B0BEC5", "#B0BEC5", "#B0BEC5"]]}], "label": "Topic 43", "method": "update"}, {"args": [{"marker.color": [["#B0BEC5", "#B0BEC5", "#B0BEC5", "#B0BEC5", "#B0BEC5", "#B0BEC5", "#B0BEC5", "#B0BEC5", "#B0BEC5", "#B0BEC5", "#B0BEC5", "#B0BEC5", "#B0BEC5", "#B0BEC5", "#B0BEC5", "#B0BEC5", "#B0BEC5", "#B0BEC5", "#B0BEC5", "#B0BEC5", "#B0BEC5", "#B0BEC5", "#B0BEC5", "#B0BEC5", "#B0BEC5", "#B0BEC5", "#B0BEC5", "#B0BEC5", "#B0BEC5", "#B0BEC5", "#B0BEC5", "#B0BEC5", "#B0BEC5", "#B0BEC5", "#B0BEC5", "#B0BEC5", "#B0BEC5", "#B0BEC5", "#B0BEC5", "#B0BEC5", "#B0BEC5", "#B0BEC5", "#B0BEC5", "#B0BEC5", "red", "#B0BEC5", "#B0BEC5", "#B0BEC5", "#B0BEC5", "#B0BEC5"]]}], "label": "Topic 44", "method": "update"}, {"args": [{"marker.color": [["#B0BEC5", "#B0BEC5", "#B0BEC5", "#B0BEC5", "#B0BEC5", "#B0BEC5", "#B0BEC5", "#B0BEC5", "#B0BEC5", "#B0BEC5", "#B0BEC5", "#B0BEC5", "#B0BEC5", "#B0BEC5", "#B0BEC5", "#B0BEC5", "#B0BEC5", "#B0BEC5", "#B0BEC5", "#B0BEC5", "#B0BEC5", "#B0BEC5", "#B0BEC5", "#B0BEC5", "#B0BEC5", "#B0BEC5", "#B0BEC5", "#B0BEC5", "#B0BEC5", "#B0BEC5", "#B0BEC5", "#B0BEC5", "#B0BEC5", "#B0BEC5", "#B0BEC5", "#B0BEC5", "#B0BEC5", "#B0BEC5", "#B0BEC5", "#B0BEC5", "#B0BEC5", "#B0BEC5", "#B0BEC5", "#B0BEC5", "#B0BEC5", "red", "#B0BEC5", "#B0BEC5", "#B0BEC5", "#B0BEC5"]]}], "label": "Topic 45", "method": "update"}, {"args": [{"marker.color": [["#B0BEC5", "#B0BEC5", "#B0BEC5", "#B0BEC5", "#B0BEC5", "#B0BEC5", "#B0BEC5", "#B0BEC5", "#B0BEC5", "#B0BEC5", "#B0BEC5", "#B0BEC5", "#B0BEC5", "#B0BEC5", "#B0BEC5", "#B0BEC5", "#B0BEC5", "#B0BEC5", "#B0BEC5", "#B0BEC5", "#B0BEC5", "#B0BEC5", "#B0BEC5", "#B0BEC5", "#B0BEC5", "#B0BEC5", "#B0BEC5", "#B0BEC5", "#B0BEC5", "#B0BEC5", "#B0BEC5", "#B0BEC5", "#B0BEC5", "#B0BEC5", "#B0BEC5", "#B0BEC5", "#B0BEC5", "#B0BEC5", "#B0BEC5", "#B0BEC5", "#B0BEC5", "#B0BEC5", "#B0BEC5", "#B0BEC5", "#B0BEC5", "#B0BEC5", "red", "#B0BEC5", "#B0BEC5", "#B0BEC5"]]}], "label": "Topic 46", "method": "update"}, {"args": [{"marker.color": [["#B0BEC5", "#B0BEC5", "#B0BEC5", "#B0BEC5", "#B0BEC5", "#B0BEC5", "#B0BEC5", "#B0BEC5", "#B0BEC5", "#B0BEC5", "#B0BEC5", "#B0BEC5", "#B0BEC5", "#B0BEC5", "#B0BEC5", "#B0BEC5", "#B0BEC5", "#B0BEC5", "#B0BEC5", "#B0BEC5", "#B0BEC5", "#B0BEC5", "#B0BEC5", "#B0BEC5", "#B0BEC5", "#B0BEC5", "#B0BEC5", "#B0BEC5", "#B0BEC5", "#B0BEC5", "#B0BEC5", "#B0BEC5", "#B0BEC5", "#B0BEC5", "#B0BEC5", "#B0BEC5", "#B0BEC5", "#B0BEC5", "#B0BEC5", "#B0BEC5", "#B0BEC5", "#B0BEC5", "#B0BEC5", "#B0BEC5", "#B0BEC5", "#B0BEC5", "#B0BEC5", "red", "#B0BEC5", "#B0BEC5"]]}], "label": "Topic 47", "method": "update"}, {"args": [{"marker.color": [["#B0BEC5", "#B0BEC5", "#B0BEC5", "#B0BEC5", "#B0BEC5", "#B0BEC5", "#B0BEC5", "#B0BEC5", "#B0BEC5", "#B0BEC5", "#B0BEC5", "#B0BEC5", "#B0BEC5", "#B0BEC5", "#B0BEC5", "#B0BEC5", "#B0BEC5", "#B0BEC5", "#B0BEC5", "#B0BEC5", "#B0BEC5", "#B0BEC5", "#B0BEC5", "#B0BEC5", "#B0BEC5", "#B0BEC5", "#B0BEC5", "#B0BEC5", "#B0BEC5", "#B0BEC5", "#B0BEC5", "#B0BEC5", "#B0BEC5", "#B0BEC5", "#B0BEC5", "#B0BEC5", "#B0BEC5", "#B0BEC5", "#B0BEC5", "#B0BEC5", "#B0BEC5", "#B0BEC5", "#B0BEC5", "#B0BEC5", "#B0BEC5", "#B0BEC5", "#B0BEC5", "#B0BEC5", "red", "#B0BEC5"]]}], "label": "Topic 48", "method": "update"}, {"args": [{"marker.color": [["#B0BEC5", "#B0BEC5", "#B0BEC5", "#B0BEC5", "#B0BEC5", "#B0BEC5", "#B0BEC5", "#B0BEC5", "#B0BEC5", "#B0BEC5", "#B0BEC5", "#B0BEC5", "#B0BEC5", "#B0BEC5", "#B0BEC5", "#B0BEC5", "#B0BEC5", "#B0BEC5", "#B0BEC5", "#B0BEC5", "#B0BEC5", "#B0BEC5", "#B0BEC5", "#B0BEC5", "#B0BEC5", "#B0BEC5", "#B0BEC5", "#B0BEC5", "#B0BEC5", "#B0BEC5", "#B0BEC5", "#B0BEC5", "#B0BEC5", "#B0BEC5", "#B0BEC5", "#B0BEC5", "#B0BEC5", "#B0BEC5", "#B0BEC5", "#B0BEC5", "#B0BEC5", "#B0BEC5", "#B0BEC5", "#B0BEC5", "#B0BEC5", "#B0BEC5", "#B0BEC5", "#B0BEC5", "#B0BEC5", "red"]]}], "label": "Topic 49", "method": "update"}]}], "title": {"font": {"color": "Black", "size": 22}, "text": "<b>Intertopic Distance Map</b>", "x": 0.5, "xanchor": "center", "y": 0.95, "yanchor": "top"}, "width": 650, "xaxis": {"anchor": "y", "domain": [0, 1], "range": [-10.34, 21.98], "title": {"text": ""}, "visible": false}, "yaxis": {"anchor": "x", "domain": [0, 1], "range": [-10.15, 27.09], "title": {"text": ""}, "visible": false}}}
